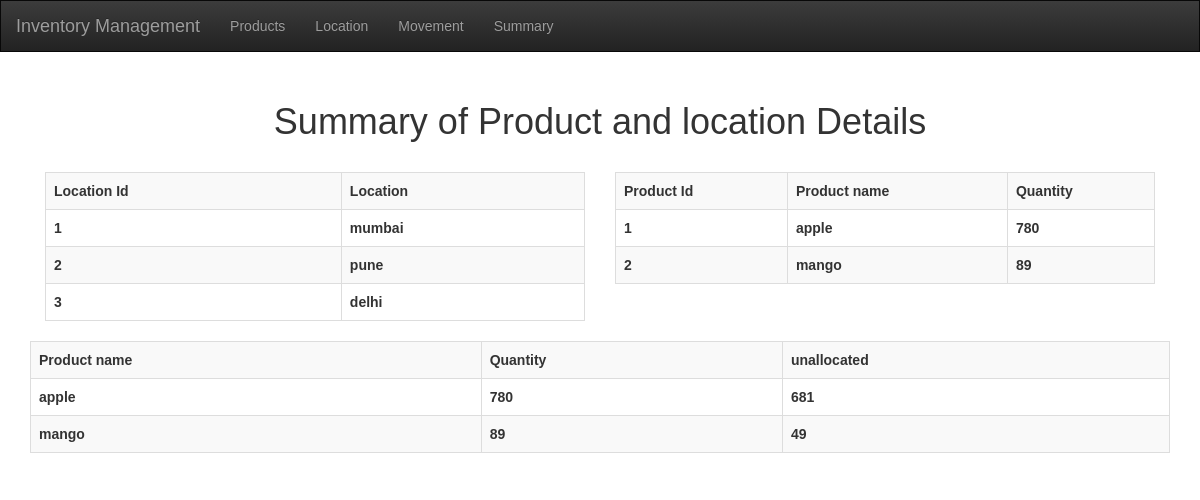
Before: / with the older database file.
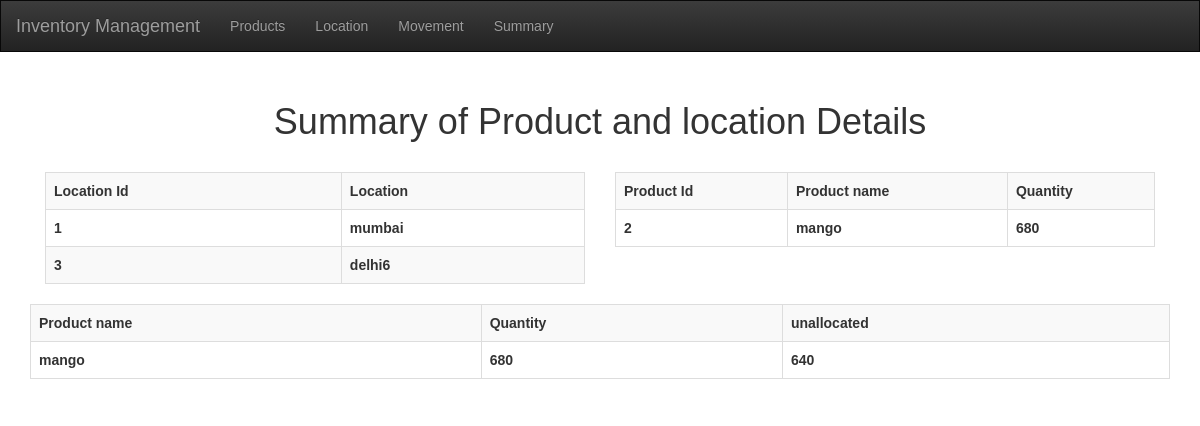
After: the same page with the newer database file.
### app.py (models this page shows, shortened)
class Location(db.Model):
    location_id = db.Column(db.Integer, primary_key=True)
    location = db.Column(db.String, nullable=False)

class Product(db.Model):
    product_id = db.Column(db.Integer, primary_key=True)
    product_name = db.Column(db.String, nullable=False)
    Quantity = db.Column(db.Integer , default=0)
    unallocted = db.Column(db.Integer)

### app.py (the view)
@app.route("/")
def Summary():
    msg=None
    conn = sqlite3.connect('test.db')
    cur = conn.cursor()
    try:
        cur.execute('Select * from location')
        location_info = cur.fetchall()
        print("location--------", location_info)
        cur.execute('select product_id , product_name, Quantity from product')
        product_info = cur.fetchall()
        cur.execute('Select product_name , Quantity, unallocted from product')
        unallocation_info = cur.fetchall()
    except sqlite3.Error as e:
        msg = f"An error occurred: {e.args[0]}"
    if msg:
        print(msg)
    return render_template("summary.html", loc=location_info, prod= product_info, unallocate= unallocation_info)

### template/summary.html (shortened to what this page needs)
{% extends 'base.html'%}
{% block body %}
<div class="container">
    <h1 class="headerStyle">Summary of Product and location Details</h1>
  <div class="col-md-6">
    {% if loc|length < 1 %}
          <h4 class="headerStyle"> There is no location added to system.</h4>
          {% else %}
          <table class="table table-striped table-bordered">
            <tr>
                <th>
                    Location Id
                  </th>
                  <th>
                    Location
                  </th>
            </tr>
            {% for l in loc %}
            <tr>
              <th>
                {{l[0]}}</th>
              <th>{{l[1]}}</th>
            </tr>
            {% endfor %}
          </table>
        {% endif %}
  </div>
  <div class="col-md-6">
        {% if prod|length < 1 %}
        <h4 class="headerStyle">There is no product added to system.</h4>
        {% else %}
        <table class="table table-striped table-bordered">
        <tr>
            <th>
                Product Id
              </th>
              <th>
                Product name
              </th>
              <th>
                  Quantity
              </th>
        </tr>
        {% for p in prod %}
        <tr>
          <th>
            {{p[0]}}</th>
          <th>{{p[1]}}</th>
          <th>{{p[2]}}</th>
        </tr>
        {% endfor %}
        </table>
        {% endif %}
</div>
{% if unallocate|length < 1 %}
<h4 class="headerStyle">There is no product added to system.</h4>
{% else %}
<table class="table table-striped table-bordered">
 <tr>
    <th>
            Product name
      </th>
      <th>
            Quantity
        </th>
      <th>
           unallocated
      </th>
 </tr>
 {% for a in unallocate %}
 <tr>
   <th>
     {{a[0]}}</th>
   <th>{{a[1]}}</th>
   <th>{{a[2]}}</th>
 </tr>
 {% endfor %}
</table>
{% endif %}
{% endblock %}

Changed rows visible on the page:
removed Location: location_id "2", location "pune"
removed Product: product_id "1", product_name "apple", Quantity "780", unallocted "681"
changed Location id 3: location "delhi" → "delhi6"
changed Product "mango": Quantity "89" → "680"; unallocted "49" → "640"
